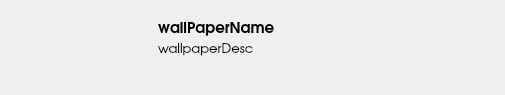
<?xml version="1.0" encoding="UTF-8"?>
<ui version="4.0">
 <class>ServiceItemWidget</class>
 <widget class="QWidget" name="ServiceItemWidget">
  <property name="geometry">
   <rect>
    <x>0</x>
    <y>0</y>
    <width>505</width>
    <height>95</height>
   </rect>
  </property>
  <property name="minimumSize">
   <size>
    <width>0</width>
    <height>90</height>
   </size>
  </property>
  <property name="windowTitle">
   <string>Form</string>
  </property>
  <layout class="QGridLayout" name="gridLayout">
   <item row="0" column="1">
    <widget class="QLabel" name="labelStatus">
     <property name="minimumSize">
      <size>
       <width>111</width>
       <height>90</height>
      </size>
     </property>
     <property name="maximumSize">
      <size>
       <width>111</width>
       <height>90</height>
      </size>
     </property>
     <property name="styleSheet">
      <string>border: 1px solid rgb(236, 236, 236, 100);</string>
     </property>
     <property name="text">
      <string/>
     </property>
     <property name="pixmap">
      <pixmap>../../../../Pictures/hede.jpg</pixmap>
     </property>
     <property name="scaledContents">
      <bool>true</bool>
     </property>
    </widget>
   </item>
   <item row="0" column="2">
    <layout class="QVBoxLayout" name="verticalLayout">
     <property name="spacing">
      <number>5</number>
     </property>
     <property name="sizeConstraint">
      <enum>QLayout::SetNoConstraint</enum>
     </property>
     <property name="leftMargin">
      <number>15</number>
     </property>
     <property name="topMargin">
      <number>5</number>
     </property>
     <property name="rightMargin">
      <number>15</number>
     </property>
     <item>
      <widget class="QLabel" name="labelName">
       <property name="font">
        <font>
         <family>URW Gothic L</family>
         <pointsize>11</pointsize>
         <weight>75</weight>
         <bold>true</bold>
        </font>
       </property>
       <property name="text">
        <string>wallPaperName</string>
       </property>
      </widget>
     </item>
     <item>
      <widget class="QLabel" name="labelDesc">
       <property name="font">
        <font>
         <family>URW Gothic L</family>
         <pointsize>10</pointsize>
        </font>
       </property>
       <property name="styleSheet">
        <string notr="true"/>
       </property>
       <property name="text">
        <string>wallpaperDesc</string>
       </property>
      </widget>
     </item>
     <item>
      <spacer name="verticalSpacer">
       <property name="orientation">
        <enum>Qt::Vertical</enum>
       </property>
       <property name="sizeHint" stdset="0">
        <size>
         <width>20</width>
         <height>40</height>
        </size>
       </property>
      </spacer>
     </item>
    </layout>
   </item>
   <item row="0" column="0">
    <spacer name="horizontalSpacer_2">
     <property name="orientation">
      <enum>Qt::Horizontal</enum>
     </property>
     <property name="sizeType">
      <enum>QSizePolicy::Fixed</enum>
     </property>
     <property name="sizeHint" stdset="0">
      <size>
       <width>15</width>
       <height>20</height>
      </size>
     </property>
    </spacer>
   </item>
  </layout>
 </widget>
 <resources/>
 <connections/>
</ui>
